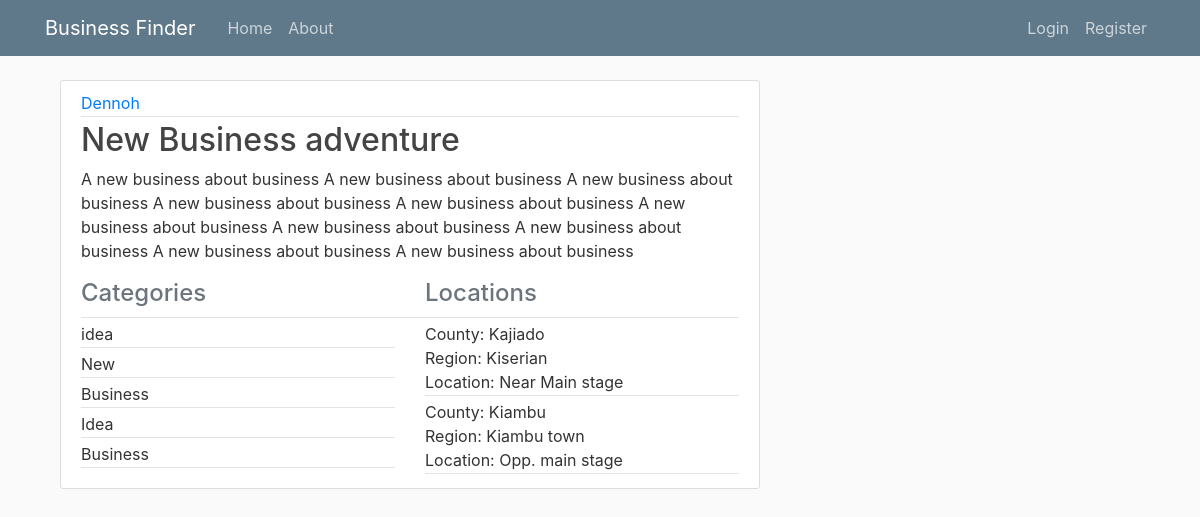
Screenshot of /business/4 with the database file from the repository.
### app/model.py (models this page shows, shortened)
class User(db.Model, UserMixin):
    id = db.Column(db.Integer, primary_key=True)
    username = db.Column(db.String(20), unique=True, nullable=False)
    email = db.Column(db.String(120), unique=True, nullable=False)
    image_file = db.Column(db.String(20), default='default.png', nullable=False)
    password = db.Column(db.String(64), nullable=False)
    businesses = db.relationship('Business', backref='owner', lazy=True)

class Business(db.Model):
    id = db.Column(db.Integer, primary_key=True)
    name = db.Column(db.String(100), nullable=False)
    description = db.Column(db.String(500), nullable=False)
    date_added = db.Column(db.DateTime, nullable=False, default=datetime.utcnow)
    user_id = db.Column(db.Integer, db.ForeignKey('user.id'), nullable=False)
    categories = db.relationship('Category', backref='business', lazy=True)
    locations = db.relationship('Location', backref='business', lazy=True)
    reviews = db.relationship('Review', backref='business', lazy=True)

class Category(db.Model):
    id = db.Column(db.Integer, primary_key=True)
    business_id = db.Column(db.Integer, db.ForeignKey('business.id'), nullable=False)
    category = db.Column(db.String(20), nullable=False)

class Location(db.Model):
    id = db.Column(db.Integer, primary_key=True)
    business_id = db.Column(db.Integer, db.ForeignKey('business.id'), nullable=False)
    county = db.Column(db.String(50), nullable=False)
    region = db.Column(db.String(50), nullable=False)
    location = db.Column(db.String(200), nullable=False)

### app/views.py (the view)
@app.route('/business/<int:biz_id>', methods=['POST', 'GET'])
def business(biz_id):
    data = Business.query.get_or_404(biz_id)
    category = Category.query.filter_by(business_id=biz_id).all()
    location = Location.query.filter_by(business_id=biz_id).all()
    app = {
        "title": "Business Profile"
    }
    return render_template('business_info.html', app=app, post=data, categories=category, locations=location)

### app/templates/business_info.html (shortened to what this page needs)
{% extends "layout.html" %}
{% block content %}
    <div class="container-fluid">
        <div class="row">
            <div class="col-sm-12">
                    <article class="media content-section">
                        <div class="media-body">
                            <div class="article-metadata">
                                <a class="mr-2" href="#">{{ post.owner.username }}</a>
                            </div>
                            <h2><a class="article-title" href="#">{{ post.name }}</a></h2>
                            <p class="article-content">{{ post.description }}</p>
                            <div class="article-metadata">
                                <div class=row>
                                    <div class="col-sm-6">
                                        <h4 class="text-muted">Categories</h4>
                                    </div>
                                    <div class="col-sm-6">
                                        <h4 class="text-muted">Locations</h4>
                                    </div>
                                </div>
                            </div>
                            <div class="row">
                                <div class="col-sm-6">
                                    {% for category in categories %}
                                        {% if post.owner == current_user %}
                                            <p class="article-content article-metadata">{{ category.category }}
                                                <a class="m-1" href="{{ url_for('updateBusinessInfo',biz_id=post.id,category='category',cat_id=category.id) }}">Delete</a></p>
                                        {% else %}
                                            <p class="article-content article-metadata">{{ category.category }}</p>
                                        {% endif %}
                                    {% endfor %}
                                </div>
                                <div class="col-sm-6">
                                    {% for location in locations %}
                                        {% if post.owner == current_user %}
                                            <p class="article-content article-metadata">County: {{ location.county }}
                                                    Region: {{ location.region }}
                                                    Location: {{ location.location }}
                                                <a class="m-1" href="{{ url_for('updateBusinessInfo',biz_id=post.id,category='location',cat_id=location.id) }}">Delete</a></p>
                                        {% else %}
                                        <p class="article-content article-metadata">County: {{ location.county }}
                                                Region: {{ location.region }}
                                                Location: {{ location.location }}</p>
                                        {% endif %}
                                    {% endfor %}
                                </div>
                            </div>
                        </div>
                  </article>
                </div>
            </div>
        </div>
    </div>
{% endblock content %}

### app/static/default.css (style rules this page uses)
body { background: #fafafa; color: #333333; margin-top: 5rem; }
h1, h2, h3, h4, h5, h6 { color: #444444; }
.content-section { background: #ffffff; padding: 10px 20px; border: 1px solid #dddddd; border-radius: 3px; margin-bottom: 20px; }
.article-title { color: #444444; }
.article-content { white-space: pre-line; }
.article-metadata { padding-bottom: 1px; margin-bottom: 4px; border-bottom: 1px solid #e3e3e3 }

### rows the page displays
User: owner.username "Dennoh"
Business: name "New Business adventure", description "A new business about business A new business about business A new business about business A new business about business A new business about business A new business about business A new business about business A new business about business A new business about business A new business about business"
Category: category "idea"
Category: category "New"
Category: category "Business"
Category: category "Idea"
Category: category "Business"
Location: county "Kajiado", region "Kiserian", location "Near Main stage"
Location: county "Kiambu", region "Kiambu town", location "Opp. main stage"
